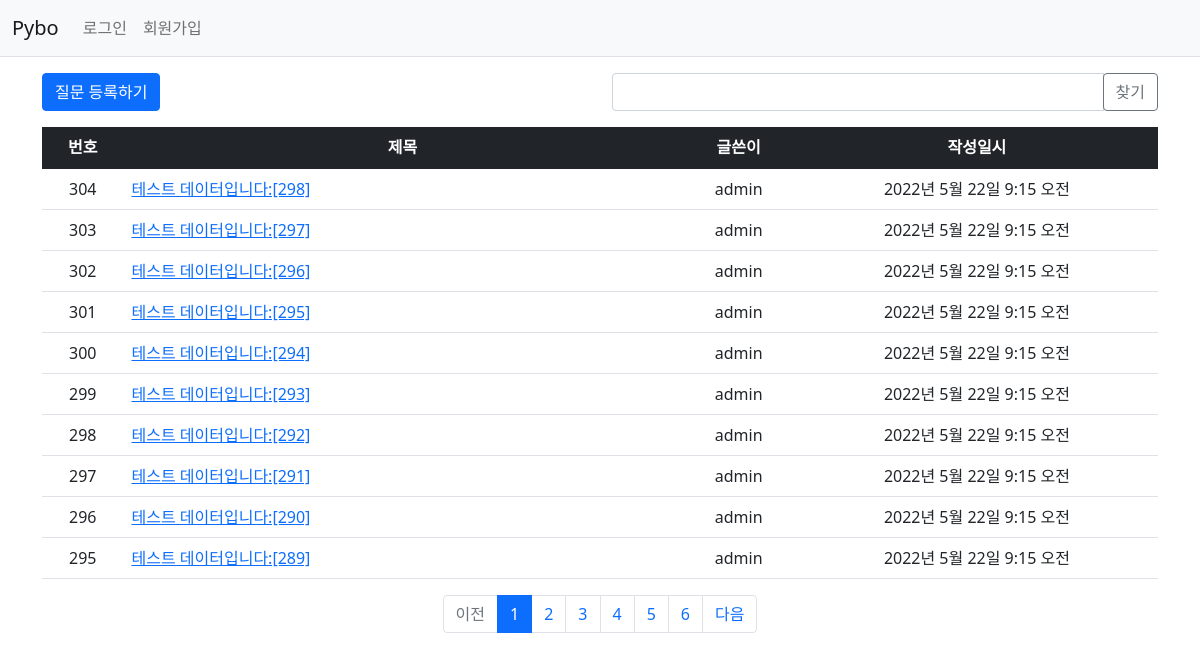
Before: /pybo/ with the older database file.
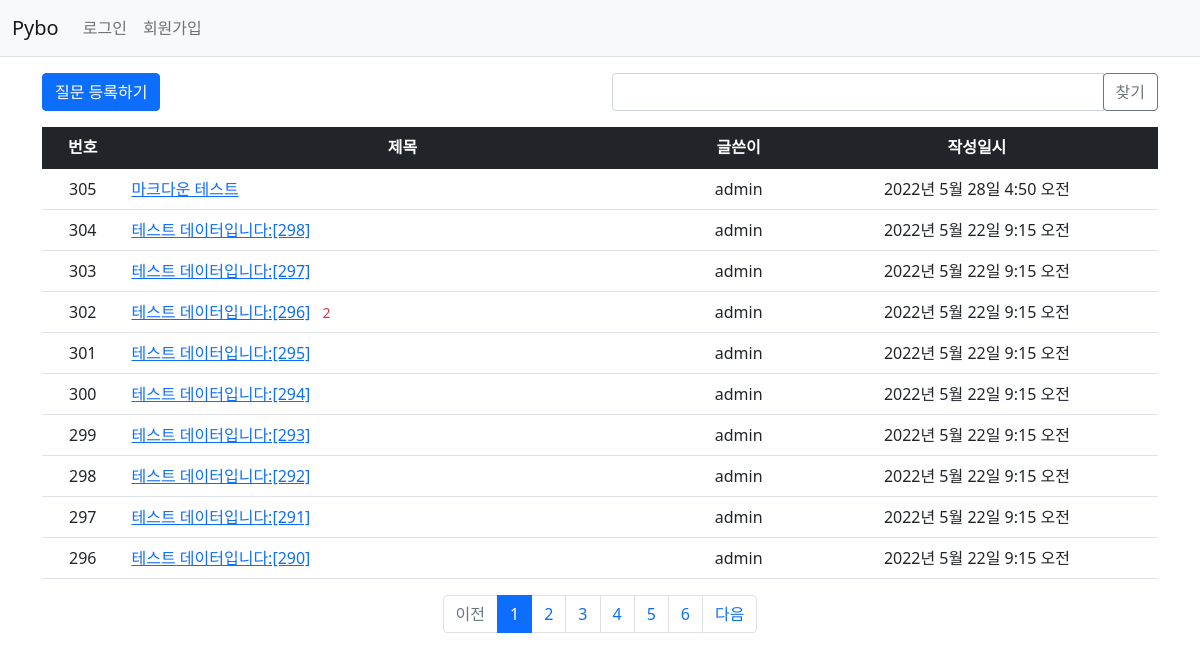
After: the same page with the newer database file.
### pybo/models.py (models this page shows, shortened)
class Question(models.Model):
    author = models.ForeignKey(User, on_delete=models.CASCADE, related_name='author_question')
    subject = models.CharField(max_length=200)
    content = models.TextField()
    create_date = models.DateTimeField()
    modify_date = models.DateTimeField(null=True, blank=True)
    voter = models.ManyToManyField(User, related_name='voter_question') #추천인 추가

### pybo/views/base_views.py (the view, shortened to what this page needs)
# urls.py: path('', base_views.index, name='index'),  # '/' 에 해당되는 path
def index(request):
    page = request.GET.get('page', '1')  # 페이지
    kw = request.GET.get('kw', '')  # 검색어
    question_list = Question.objects.order_by('-create_date')
    paginator = Paginator(question_list, 10)  # 페이지당 10개씩 보여주기
    page_obj = paginator.get_page(page)
    context = {'question_list': page_obj, 'page': page, 'kw': kw}
    return render(request, 'pybo/question_list.html', context)

### pybo/templatetags/pybo_filter.py (called while the page is built)
@register.filter
def sub(value, arg):
    return value - arg

### templates/pybo/question_list.html (shortened to what this page needs)
{% extends 'base.html' %}
{% load pybo_filter %}
{% block content %}
<div class="container my-3">
    <div class="row my-3">
        <div class="col-6">
            <a href="{% url 'pybo:question_create' %}" class="btn btn-primary">질문 등록하기</a>
        </div>
        <div class="col-6">
            <div class="input-group">
                <input type="text" id="search_kw" class="form-control" value="{{ kw|default_if_none:'' }}">
                <div class="input-group-append">
                    <button class="btn btn-outline-secondary" type="button" id="btn_search">찾기</button>
                </div>
            </div>
        </div>
    </div>
    <table class="table">
        <thead>
        <tr class="text-center table-dark">
            <th>번호</th>
            <th style="width:50%">제목</th>
            <th>글쓴이</th>
            <th>작성일시</th>
        </tr>
        </thead>
        <tbody>
        {% if question_list %}
        {% for question in question_list %}
        <tr class="text-center">
            <td>
                {{ question_list.paginator.count|sub:question_list.start_index|sub:forloop.counter0|add:1 }}
            </td>
            <td class="text-start">
                <a href="{% url 'pybo:detail' question.id %}">{{ question.subject }}</a>
                {% if question.answer_set.count > 0 %}
                <span class="text-danger small mx-2">{{ question.answer_set.count }}</span>
                {% endif %}
            </td>
            <td>{{ question.author.username }}</td>
            <td>{{ question.create_date }}</td>
        </tr>
        {% endfor %}
        {% else %}
        <tr>
            <td colspan="3">질문이 없습니다.</td>
        </tr>
        {% endif %}
        </tbody>
    </table>
    <ul class="pagination justify-content-center">
        {% if question_list.has_previous %}
        <li class="page-item">
            <a class="page-link" data-page="{{ question_list.previous_page_number }}"
               href="javascript:void(0)">이전</a>
        </li>
        {% else %}
        <li class="page-item disabled">
            <a class="page-link" tabindex="-1" aria-disabled="true"
               href="javascript:void(0)">이전</a>
        </li>
        {% endif %}
        {% for page_number in question_list.paginator.page_range %}
        {% if page_number >= question_list.number|add:-5 and page_number <= question_list.number|add:5 %}
        {% if page_number == question_list.number %}
        <li class="page-item active" aria-current="page">
            <a class="page-link" data-page="{{ page_number }}"
               href="javascript:void(0)">{{ page_number }}</a>
        </li>
        {% else %}
        <li class="page-item">
            <a class="page-link" data-page="{{ page_number }}"
               href="javascript:void(0)">{{ page_number }}</a>
        </li>
        {% endif %}
        {% endif %}
        {% endfor %}
        {% if question_list.has_next %}
        <li class="page-item">
            <a class="page-link" data-page="{{ question_list.next_page_number }}"
               href="javascript:void(0)">다음</a>
        </li>
        {% else %}
        <li class="page-item disabled">
            <a class="page-link" tabindex="-1" aria-disabled="true"
               href="javascript:void(0)">다음</a>
        </li>
        {% endif %}
    </ul>
</div>
{% endblock %}

Changed rows visible on the page:
no longer on this page (row unchanged): Question: paginator.count|sub "295", subject "테스트 데이터입니다:[289]", author.username "admin", create_date "2022년 5월 22일 9:15 오전"
added Question: paginator.count|sub "305", subject "마크다운 테스트", author.username "admin", create_date "2022년 5월 28일 4:50 오전"
shown differently, row unchanged: Question "테스트 데이터입니다:[296]": answer_set.count (not shown) → "2"
